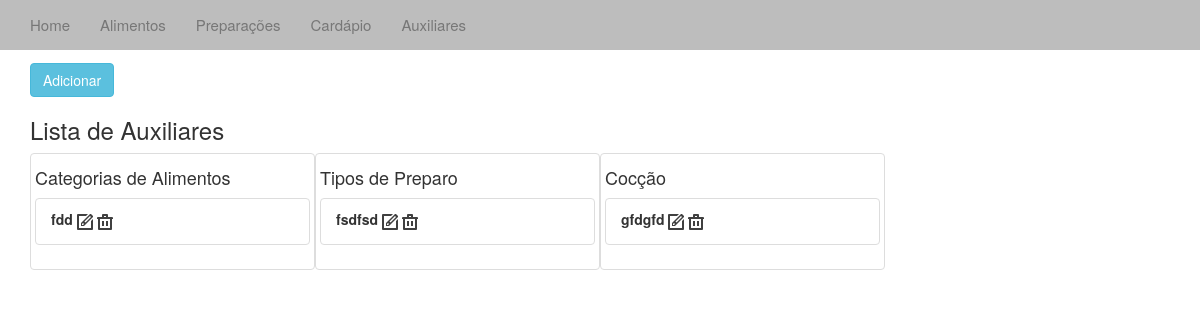
/aux/, run on an earlier commit of the app's database.
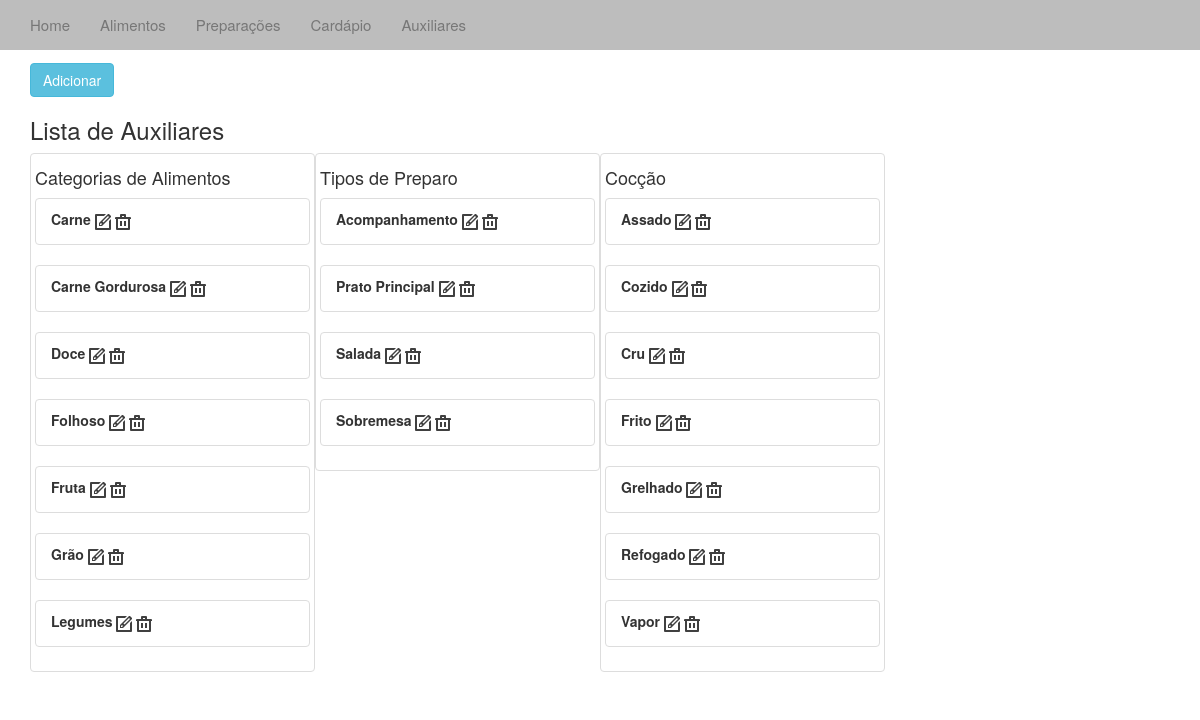
And on a later commit of the database.
### cardapio/models.py (models this page shows, shortened)
class Aux(models.Model):
	tipo = models.IntegerField(1)
	desc = models.CharField(max_length=4)

### cardapio/views.py (the view)
# urls.py: url(r'^aux/', 'cardapio.views.aux', name='aux'),
def aux(request):
	aux_list = Aux.objects.all().order_by('desc')
	context = {'aux_list':aux_list}
	return render_to_response('aux.html', context)

### templates/aux.html (shortened to what this page needs)
{% extends "base.html" %}
{% block body%}
{% load static %}
<div class="container-fluid">
	<div class="container">
			<h2>Auxiliares</h2>
			<a href="/addaux/"><button type="button" class="btn btn-info">Adicionar</button></a>
			<h3>Lista de Auxiliares</h3>
		{% if aux_list %}
		<div class="thumbnail col-sm-3">
			<h4> Categorias de Alimentos </h4>
			{% for aux in aux_list %}
			{% if aux.tipo == 1 %}
			<ul class="list-group">
			<li class="list-group-item"> <label>{{ aux.desc }} </label>
				<a href="/editaux/{{ aux.id }}"><img src="{% static "img/edit.png" %}" style="display:inline-block" /></a>
				<a href="/deleteaux/{{ aux.id }}"><img src="{% static "img/delete.png" %}" style="display:inline-block" /></a>
			</li>
			</ul>
			{% endif %}
			{% endfor %}
		</div>
		<div class="thumbnail col-sm-3">
			<h4> Tipos de Preparo </h4>
			{% for aux in aux_list %}
			{% if aux.tipo == 2 %}
			<ul class="list-group">
			<li class="list-group-item"><label>{{ aux.desc }} </label>
				<a href="/editaux/{{ aux.id }}"><img src="{% static "img/edit.png" %}" style="display:inline-block" /></a>
				<a href="/deleteaux/{{ aux.id }}"><img src="{% static "img/delete.png" %}" style="display:inline-block" /></a>
			</li>
			</ul>
			{% endif %}
			{% endfor %}
		</div>
		<div class="thumbnail col-sm-3">
			<h4> Cocção </h4>
			{% for aux in aux_list %}
			{% if aux.tipo == 3 %}
			<ul class="list-group">
			<li class="list-group-item"><label>{{ aux.desc }} </label>
				<a href="/editaux/{{ aux.id }}"><img src="{% static "img/edit.png" %}" style="display:inline-block" /></a>
				<a href="/deleteaux/{{ aux.id }}"><img src="{% static "img/delete.png" %}" style="display:inline-block" /></a>
			</li>
			</ul>
			{% endif %}
			{% endfor %}
		</div>
		<br />
		{% endif %}
	</div>
</div>
{% endblock %}

What changed in the data, as far as the page shows it:
added Aux: desc "Carne", tipo 1 (drawn), shown under "Categorias de Alimentos"
added Aux: desc "Carne Gordurosa", tipo 1 (drawn), shown under "Categorias de Alimentos"
added Aux: desc "Doce", tipo 1 (drawn), shown under "Categorias de Alimentos"
added Aux: desc "Folhoso", tipo 1 (drawn), shown under "Categorias de Alimentos"
changed Aux: desc "fdd" → "Fruta"
added Aux: desc "Grão", tipo 1 (drawn), shown under "Categorias de Alimentos"
added Aux: desc "Legumes", tipo 1 (drawn), shown under "Categorias de Alimentos"
added Aux: desc "Acompanhamento", tipo 2 (drawn), shown under "Tipos de Preparo"
added Aux: desc "Prato Principal", tipo 2 (drawn), shown under "Tipos de Preparo"
changed Aux: desc "fsdfsd" → "Salada"
added Aux: desc "Sobremesa", tipo 2 (drawn), shown under "Tipos de Preparo"
changed Aux: desc "gfdgfd" → "Assado"
added Aux: desc "Cozido", tipo 3 (drawn), shown under "Cocção"
added Aux: desc "Cru", tipo 3 (drawn), shown under "Cocção"
added Aux: desc "Frito", tipo 3 (drawn), shown under "Cocção"
added Aux: desc "Grelhado", tipo 3 (drawn), shown under "Cocção"
added Aux: desc "Refogado", tipo 3 (drawn), shown under "Cocção"
added Aux: desc "Vapor", tipo 3 (drawn), shown under "Cocção"
